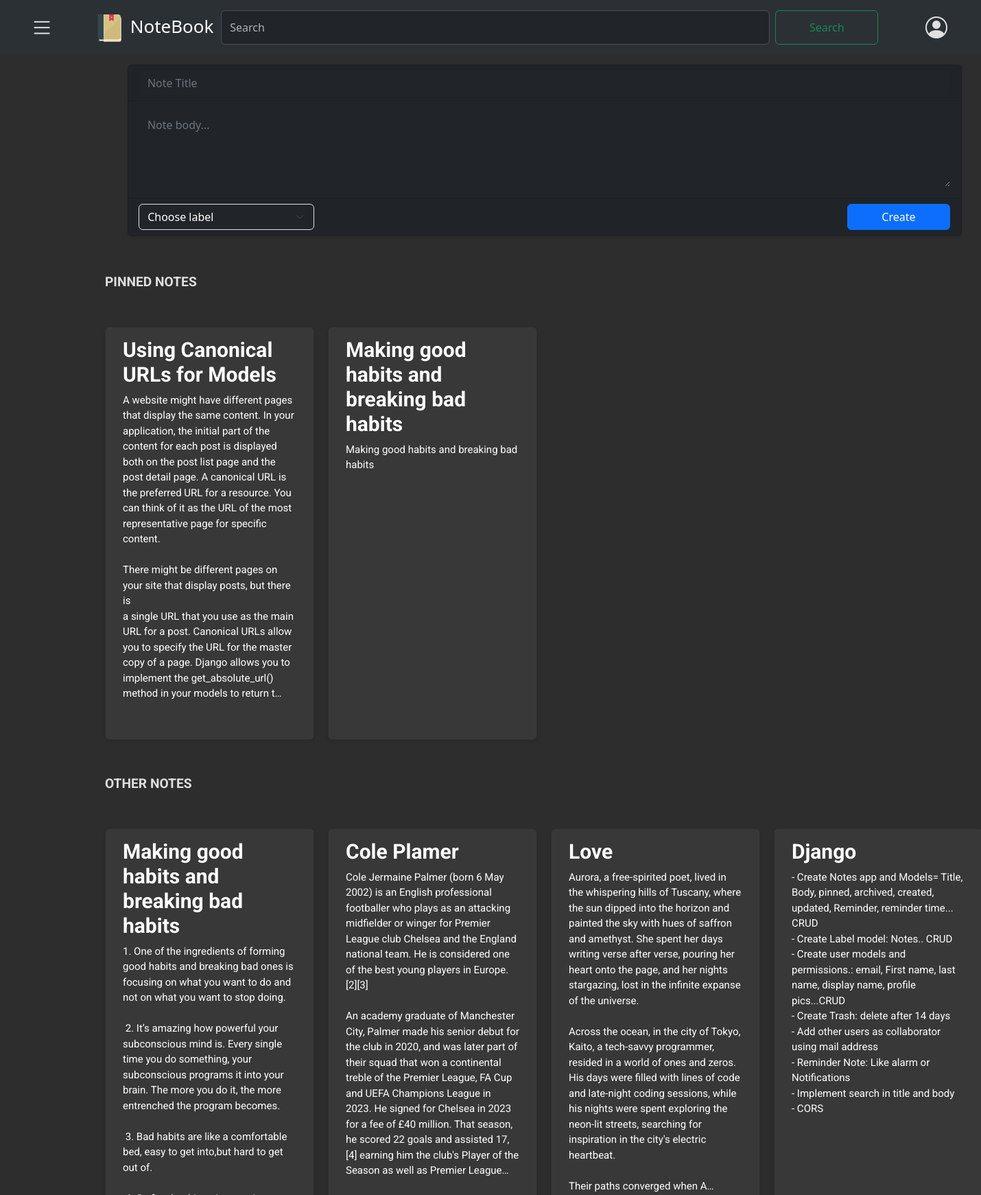
The page /notes/ (signed in, upper part) on the database its author committed.
### notes/models.py (models this page shows, shortened)
class Note(models.Model):
    user= models.ForeignKey(CustomUser,on_delete=models.CASCADE, related_name='notes')
    title= models.CharField(max_length=100, null=False)
    body= models.TextField()
    label= models.ForeignKey(Label, on_delete=models.SET_NULL, related_name="notes", blank=True, null=True)
    archived= models.BooleanField(default=False)
    pinned= models.BooleanField(default= False)
    created = models.DateTimeField(auto_now_add= True)
    updated= models.DateTimeField(auto_now=True)
    trashed = models.BooleanField(default=False)
    trashed_at= models.DateTimeField(null=True, blank=True)
    class Meta:
        ordering= ['-updated']
        indexes= [
            models.Index(fields=["-updated"])
        ]
        verbose_name = "Note"
        verbose_name_plural= "Notes"

### notes/views.py (the view)
# urls.py: path('', notes_list, name='note_list'),
@login_required
def notes_list(request):
    user = request.user
    form = NoteForm()
    pinned_notes = Note.objects.filter(user=user, pinned=True, archived=False, trashed= False)
    other_notes = Note.objects.filter(user=user, pinned=False, archived=False,  trashed= False)
    return render(request,
                  'notes/note/list.html',
                  {'pinned_notes': pinned_notes,
                   'other_notes': other_notes,
                   'form': form})

### notes/forms.py
class NoteForm(forms.ModelForm):
    class Meta:
        model = Note
        fields = ['title', 'body', 'label', 'archived', 'pinned']
        widgets = {
            'label': forms.Select(),
        }
    def __init__(self, *args, **kwargs):
        user = kwargs.pop('user', None)  # Get the user from kwargs
        super().__init__(*args, **kwargs)
        if user is not None:
            self.fields['label'].queryset = Label.objects.filter(user=user)
            self.fields['label'].widget.choices = [(label.id, label.name) for label in self.fields['label'].queryset]

### notes/context_processors.py (called while the page is built)
def labels_processor(request):
    if request.user.is_authenticated:
        labels = Label.objects.filter(user=request.user)
    else:
        labels = Label.objects.none()
    return {
        'labels': labels,
    }

### notes/templates/notes/note/list.html (shortened to what this page needs)
{% extends "notes/base.html" %}
{% block content %}
{% load static %}
<p class="text-capitalize" style="font-weight: bold; font-size: larger;">PINNED NOTES</p>
<div class="card-container">
    {% for pinned_note in pinned_notes %}
    <div class="card" data-note-id="{{ pinned_note.id }}">
        <a href="#" class="note-link" data-note-id="{{ pinned_note.id }}">
            <h5 class="card-title">{{ pinned_note.title }}</h5>
            <p class="card-text">{{ pinned_note.body|truncatechars:650 }}</p>
        </a>
    </div>
    {% endfor %}
</div>
<p class="text-capitalize" style="font-weight: bold; font-size: larger;">OTHER NOTES</p>
<div class="card-container">
    {% for other_note in other_notes %}
    <div class="card" data-note-id="{{ other_note.id }}">
        <a href="#" class="note-link" data-note-id="{{ other_note.id }}">
            <h5 class="card-title">{{ other_note.title }}</h5>
            <p class="card-text">{{ other_note.body|truncatechars:650 }}</p>
        </a>
    </div>
    {% endfor %}
</div>
{% endblock %}

### notes/static/css/notes.css (style rules this page uses)
:root { --bg-color: #2d2d2d; --text-color: #e0e0e0; --secondary-text-color: #b0b0b0; --card-bg-color: #383838; }
html, body { background-color: #2d2d2d !important; color: #e0e0e0 !important; font-family: 'Roboto', sans-serif; }
.card-container { display: grid; grid-template-columns: repeat(auto-fill, minmax(250px, 1fr)); gap: 20px; padding: 10px; font-family: 'Roboto', Arial, sans-serif; width: 1300px; margin-top: 30px; margin-bottom: 30px; background-color: #2d2d2d !important; border-color: #444 !important; text-align: justify; }
.card { border-radius: 8px; padding: 15px 25px; box-shadow: 0 2px 4px rgba(0,0,0,0.1); background-color: #383838 !important; position: relative; padding-bottom: 20px; }
.card-title { font-size: 30px; font-weight: bold; margin-bottom: 15px; color: white !important; text-align: left; padding: 0 ; }
.card-text { font-size: 15px; color: white; text-align: left; padding: 0 0 35px; line-height: 1.5; white-space: pre-wrap; word-wrap: break-word; }
.note-link { text-decoration: none; color: inherit; }
.text-capitalize { font-family: 'Roboto', Arial, sans-serif; font-size: 18px; margin: 0; font-weight: normal; padding: 10px; }

### rows shown on the page
Note: title "Using Canonical URLs for Models", body "A website might have different pages that display the same content. In your application, the initial part of the content for each post is displayed both on the post list page and the post detail page. A canonical URL is the preferred URL for a resource. You can think of it as the URL of the most representative page for specific content. There might be different pages on your site that display posts, but there is a single URL that you use as the main URL for a post. Canonical URLs allow you to specify the URL for the master copy of a page. Django allows you to implement the get_absolute_url() method in your models to return t…"
Note: title "Making good habits and breaking bad habits", body "Making good habits and breaking bad habits"
Note: title "Making good habits and breaking bad habits"
Note: title "Cole Plamer", body "Cole Jermaine Palmer (born 6 May 2002) is an English professional footballer who plays as an attacking midfielder or winger for Premier League club Chelsea and the England national team. He is considered one of the best young players in Europe.[2][3] An academy graduate of Manchester City, Palmer made his senior debut for the club in 2020, and was later part of their squad that won a continental treble of the Premier League, FA Cup and UEFA Champions League in 2023. He signed for Chelsea in 2023 for a fee of £40 million. That season, he scored 22 goals and assisted 17,[4] earning him the club's Player of the Season as well as Premier League…"
Note: title "Love", body "Aurora, a free-spirited poet, lived in the whispering hills of Tuscany, where the sun dipped into the horizon and painted the sky with hues of saffron and amethyst. She spent her days writing verse after verse, pouring her heart onto the page, and her nights stargazing, lost in the infinite expanse of the universe. Across the ocean, in the city of Tokyo, Kaito, a tech-savvy programmer, resided in a world of ones and zeros. His days were filled with lines of code and late-night coding sessions, while his nights were spent exploring the neon-lit streets, searching for inspiration in the city's electric heartbeat. Their paths converged when A…"
Note: title "Django", body "- Create Notes app and Models= Title, Body, pinned, archived, created, updated, Reminder, reminder time... CRUD - Create Label model: Notes.. CRUD - Create user models and permissions.: email, First name, last name, display name, profile pics...CRUD - Create Trash: delete after 14 days - Add other users as collaborator using mail address - Reminder Note: Like alarm or Notifications - Implement search in title and body - CORS"
